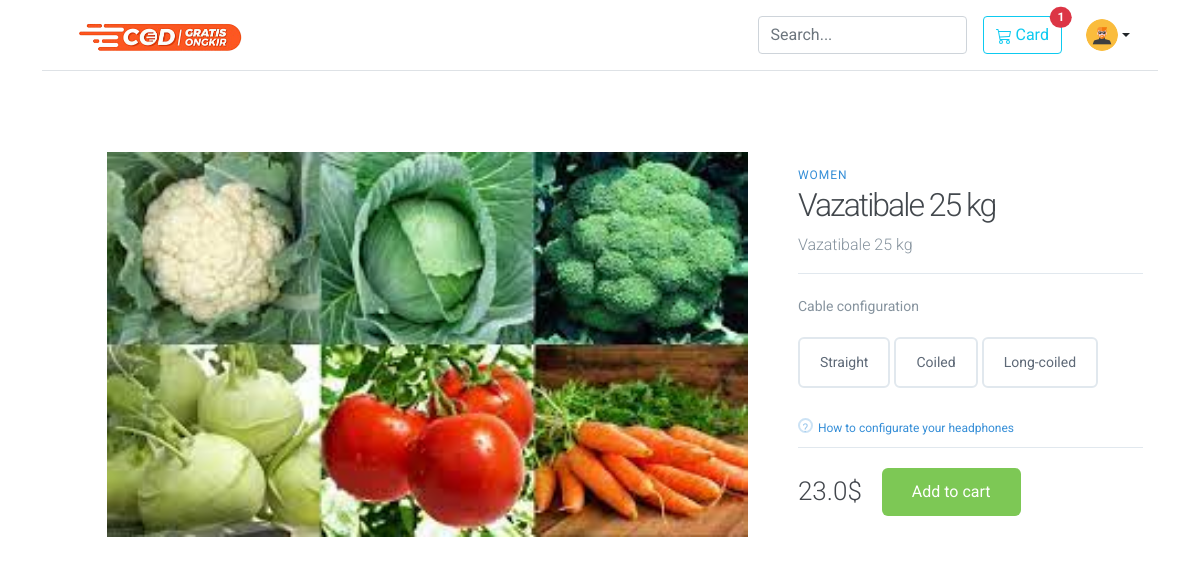
Screenshot of /product-detiels/24/ (signed in) with the database file from the repository.
### User_App/models.py (models this page shows, shortened)
class User (AbstractBaseUser,PermissionsMixin):
    email = models.EmailField(unique=True,null=False)
    is_staff = models.BooleanField(
        ugettext_lazy('staff status'),
        default=False,
        help_text=ugettext_lazy('Designates whether the user can log in this site')
    )
    is_active = models.BooleanField(
        ugettext_lazy('active'),
        default=True,
        help_text=ugettext_lazy('Designates whether this user should be treated as active. Unselect this instead of deleting accounts')
    )
    USERNAME_FIELD = 'email'
    objects = MyUserManager()

### User_Order/models.py (models this page shows, shortened)
class Oreder(models.Model):
    orderitems = models.ManyToManyField(Cart)
    user = models.ForeignKey(settings.AUTH_USER_MODEL, on_delete=models.CASCADE,related_name='order' )
    ordered = models.BooleanField(default=False)
    created_date = models.DateTimeField(auto_now_add=True)
    paymentId = models.CharField(max_length=264,blank=True,null=True)
    orderId = models.CharField(max_length=200,blank=True, null=True)

### Product_App/models.py (models this page shows, shortened)
class Products(models.Model):
    minimage = models.ImageField(upload_to = 'product')
    img1 = models.ImageField(upload_to = 'product',blank=True, null=True)
    more_img = models.BooleanField(default=False)
    img2 = models.ImageField(upload_to = 'product',blank=True, null=True)
    img3 = models.ImageField(upload_to = 'product',blank=True, null=True)
    name = models.CharField(max_length=64)
    catagory = models.ForeignKey(Catagory, on_delete=CASCADE,related_name='catagory')
    preview_text = models.TextField(max_length=264, verbose_name='Preview Text ')
    detail_text = RichTextField(max_length=1000, verbose_name='Descriptions')
    price = models.FloatField()
    old_price = models.FloatField(default=0.00)
    crate_date = models.DateTimeField(auto_now_add=True)
    class Meta:
        ordering = ['-crate_date']
        verbose_name_plural = 'Products'

class Catagory (models.Model):
    title = models.CharField(max_length=20)
    created_date = models.DateTimeField(auto_now_add=True)
    class Meta:
        verbose_name = "Product Catagorys"
        verbose_name_plural = "Catagorys"
    def __str__(self):
        return self.title

### Product_App/views.py (the view)
# urls.py: path('product-detiels/<pk>/',views.ProductDitels.as_view(), name='product_detiels'),
class ProductDitels(DetailView,LoginRequiredMixin):
    model = Products
    context_object_name = 'Product_detiels'
    template_name='Product_App/product_detiels.html'

### User_Order/templatetags/card_tag.py (called while the page is built)
@register.filter
def cart_total(user):
    order = Oreder.objects.filter(user=user, ordered=False)
    if order.exists():
        return order[0].orderitems.count()
    else:
        return 0

### Product_App/templates/Product_App/product_detiels.html (shortened to what this page needs)
{% extends 'base.html' %}
{% load static %}
{% block style %}
<link href="{% static 'css/product_detiels.css' %}" rel="stylesheet">
{% endblock style %}
{% block body_block %}
<main class="container1">
    <div id="product_img" class="left-column">
        <img data-image="red" class="active" src="/media/{{Product_detiels.minimage}}">
    </div>
    <div class="right-column">
        <div class="product-description">
            <span>{{Product_detiels.catagory}}</span>
            <h1>{{Product_detiels.name}}</h1>
            <p>{{Product_detiels.preview_text}}</p>
        </div>
        <div class="product-configuration">
            <div class="cable-config">
                <span>Cable configuration</span>
                <div class="cable-choose">
                    <button>Straight</button>
                    <button>Coiled</button>
                    <button>Long-coiled</button>
                </div>
                <a href="#">How to configurate your headphones</a>
            </div>
        </div>
        <div class="product-price">
            <span>{{Product_detiels.price}}$</span>
            <a href="{% url 'add' pk=Product_detiels.pk %}" class="cart-btn">Add to cart</a>
        </div>
    </div>
</main>
{% endblock body_block %}

### templates/navebar.html (shortened to what this page needs)
 {% load static %}
{% load card_tag %}
<header class="p-3 mb-3 border-bottom">
    <div class="container">
      <div class="d-flex flex-wrap align-items-center justify-content-center justify-content-lg-start">
        <a href="/" class="d-flex align-items-center mb-2 mb-lg-0 text-dark text-decoration-none">
          <img class="logo" src="{% static 'img/logo.png' %}" alt="">
        </a>
        <form class="col-12 col-lg-auto mb-3 mb-lg-0 me-lg-3">
          <input type="search" name="search" class="form-control" placeholder="Search..." aria-label="Search">
        </form>
          {% if request.user.is_authenticated %}
          <a  href='{% url "card" %}' type="button" class="btn btn-outline-info  me-4 position-relative">
             Card
            <span class="position-absolute top-0 start-100 translate-middle badge rounded-pill bg-danger">
              {{request.user | cart_total}}
            </span>
          </a>
            <div class="dropdown">
              <a href="#" class="d-flex align-items-center col-lg-4 mb-2 mb-lg-0 link-dark text-decoration-none dropdown-toggle" id="dropdownNavLink" data-bs-toggle="dropdown" aria-expanded="false">
                <img src="{% static 'img/man.png' %}" alt="mdo" width="32" height="32" class="rounded-circle">
              </a>
            </div>
        {% else %}
        <div class="text-end">
            <a href='{% url "login" %}' type="button" class="btn btn-outline-primary  me-2">Login</a>
            <a href='{% url "sign_up" %}' type="button" class="btn btn-warning">Sign-up</a>
          </div>
        {% endif %}
    </div>
  </header>

### static/css/style.css (style rules this page uses)
body { font-family: 'Roboto', sans-serif; }
.logo { width: 175px; }

### static/css/product_detiels.css (style rules this page uses)
html, body { height: 100%; width: 100%; margin: 0; font-family: 'Roboto', sans-serif; }
.container1 { max-width: 1200px; margin: 0 auto; padding: 15px; display: flex; }
.left-column { width: 65%; position: relative; }
.right-column { width: 35%; margin-top: 60px; }
.left-column img { width: 100%; position: absolute; left: 0; top: 0; opacity: 0; transition: all 0.3s ease; }
.left-column img.active { opacity: 1; }
.product-description { border-bottom: 1px solid #E1E8EE; margin-bottom: 20px; }
.product-description span { font-size: 12px; color: #358ED7; letter-spacing: 1px; text-transform: uppercase; text-decoration: none; }
.product-description h1 { font-weight: 300; font-size: 32px; color: #43484D; letter-spacing: -2px; }
.product-description p { font-size: 16px; font-weight: 300; color: #86939E; line-height: 24px; }
.product-color span, .cable-config span { font-size: 14px; font-weight: 400; color: #86939E; margin-bottom: 20px; display: inline-block; }
.cable-choose { margin-bottom: 20px; }
.cable-choose button { border: 2px solid #E1E8EE; border-radius: 6px; padding: 13px 20px; font-size: 14px; color: #5E6977; background-color: #fff; cursor: pointer; transition: all .5s; }
.cable-config { border-bottom: 1px solid #E1E8EE; margin-bottom: 20px; }
.cable-config a { color: #358ED7; text-decoration: none; font-size: 12px; position: relative; margin: 10px 0; display: inline-block; }
.cable-config a:before { content: "?"; height: 15px; width: 15px; border-radius: 50%; border: 2px solid rgba(53, 142, 215, 0.5); display: inline-block; text-align: center; line-height: 16px; opacity: 0.5; margin-right: 5px; }
.product-price { display: flex; align-items: center; }
.product-price span { font-size: 26px; font-weight: 300; color: #43474D; margin-right: 20px; }
.cart-btn { display: inline-block; background-color: #7DC855; border-radius: 6px; font-size: 16px; color: #FFFFFF; text-decoration: none; padding: 12px 30px; transition: all .5s; }
#product_img { margin: 50px; }
#product_img img { width: 100%; }

### rows the page displays
User: user|cart_total "1"
Products: minimage (picture), catagory "WOMEN", name "Vazatibale 25 kg", preview_text "Vazatibale 25 kg", price "23.0"
